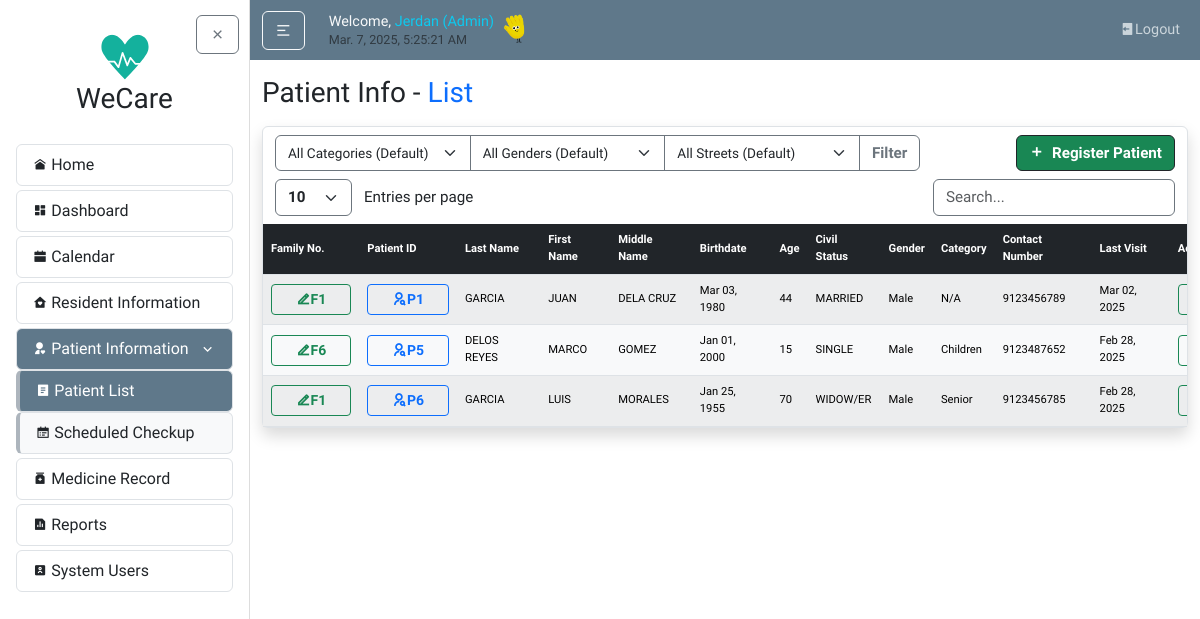
Page /patients/ (signed in) on the earlier database version.
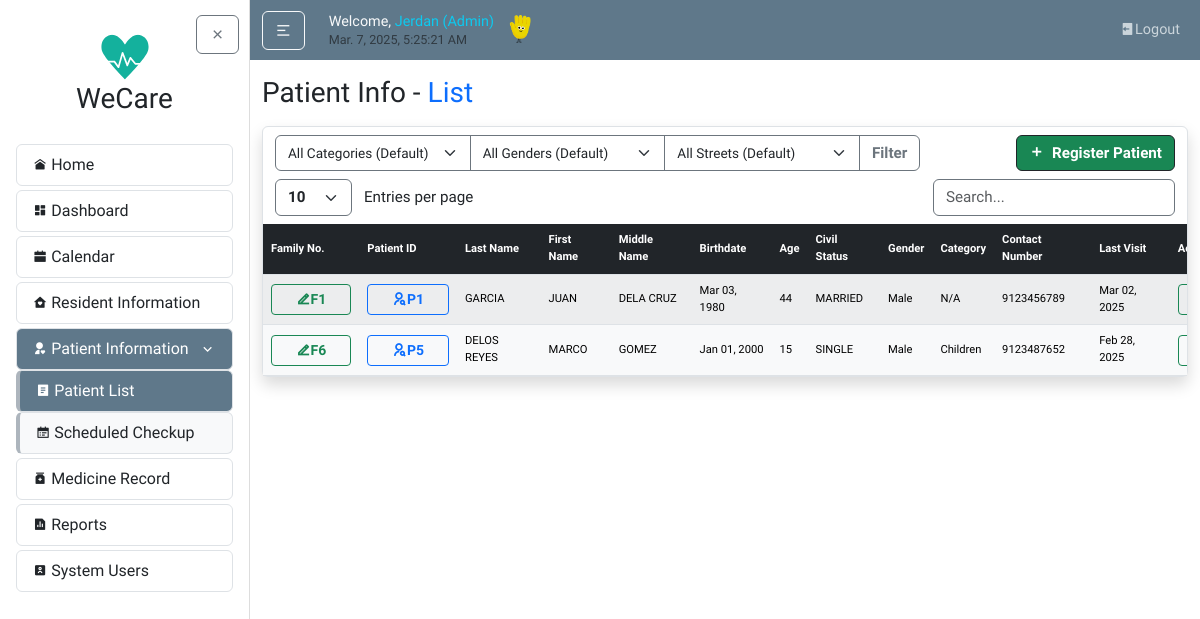
Same page on the later database version.
### users/models.py (models this page shows, shortened)
class UserProfile(models.Model):
    USER_TYPE_CHOICES = [
        ('BHW', 'Barangay Health Worker'),
        ('Doctor', 'Doctor'),
        ('Admin', 'Admin'),
    ]
    STATUS_CHOICES = [
        ('ACTIVE', 'Active'),
        ('INACTIVE', 'Inactive'),
    ]
    user = models.OneToOneField(User, on_delete=models.CASCADE)
    userrole = models.CharField(max_length=10, choices=USER_TYPE_CHOICES, default='BHW')
    status = models.CharField(max_length=8, choices=STATUS_CHOICES, default='ACTIVE')
    created_by = models.ForeignKey(User, related_name='created_user_profiles', on_delete=models.SET_NULL, null=True, blank=True)

### patientInfo/models.py (models this page shows, shortened)
class Patient(models.Model):
    patientID = models.CharField(max_length=10, unique=True, editable=False, default="P0")
    resident = models.OneToOneField(Resident, on_delete=models.CASCADE)
    @property
    def last_visit_date(self):
        latest_record = self.medical_records.order_by('-last_visited').first()
        return latest_record.last_visited if latest_record else None

class MedicalRecord(models.Model):
    patient = models.ForeignKey(Patient, on_delete=models.CASCADE, related_name="medical_records")
    concern = models.CharField(max_length=255)
    description = models.TextField(null=True, blank=True)
    last_visited = models.DateField()

### residentInfo/models.py (models this page shows, shortened)
class Resident(models.Model):
    id = models.CharField(max_length=10, primary_key=True, editable=False)
    family = models.ForeignKey(Family, on_delete=models.CASCADE, related_name='residents', null=True)
    last_name = models.CharField(max_length=100, default="--")
    first_name = models.CharField(max_length=100, default="--")
    middle_name = models.CharField(max_length=100, blank=True, null=True, default="--")
    relationship_to_head = models.CharField(max_length=50, default="--")
    birthdate = models.DateField(default=datetime.date(2000, 1, 1))
    age = models.PositiveIntegerField(default=0)
    civil_status = models.CharField(max_length=50, default="--")
    gender = models.CharField(max_length=20, choices=GENDER_CHOICES, default="Male")
    category = models.CharField(max_length=20, choices=CATEGORY_CHOICES, default='N/A')
    present_address = models.CharField(max_length=255, default="--")
    contact_number = models.CharField(max_length=20, default="--")
    date_updated = models.DateTimeField(auto_now=True)

class Family(models.Model):
    family_no = models.CharField(max_length=10, primary_key=True, editable=False)
    date_updated = models.DateTimeField(auto_now=True)

### patientInfo/views.py (the view)
# urls.py: path('', views.patient_list, name='patient-list'),
@login_required
def patient_list(request):
    category = request.GET.get('category', '')
    gender = request.GET.get('gender', '')
    street = request.GET.get('street', '')
    patients = Patient.objects.select_related('resident').all()
    if category:
        patients = patients.filter(resident__category=category)
    if gender:
        patients = patients.filter(resident__gender=gender)
    if street:
        patients = patients.filter(resident__present_address__icontains=street)
    patients = patients.order_by('patientID')
    return render(request, 'patientInfo/patient_list.html', {'patients': patients})

### patientInfo/templates/patientInfo/patient_list.html (shortened to what this page needs)
{% extends "home/layout.html" %}
{% load static %}
{% block body %}
<h3 class="mb-3">Patient Info - <span class="text-primary">List</span></h3>
<article class="content-section border rounded p-0 shadow">
    <div class="container">
      <div class="row mt-2">
        <div class="col-auto">
          <form method="get" action="">
            <div class="input-group">
                <select name="category" class="form-select border-secondary" style="cursor: pointer; vertical-align: middle; font-size: calc(0.7rem + 0.2vw);">
                  <option value="" {% if not request.GET.category %}selected{% endif %}>All Categories (Default)</option>
                </select>
                <select name="gender" class="form-select border-secondary" style="cursor: pointer; vertical-align: middle; font-size: calc(0.7rem + 0.2vw);">
                  <option value="" {% if not request.GET.gender %}selected{% endif %}>All Genders (Default)</option>
                </select>
                <select name="street" class="form-select border-secondary" style="cursor: pointer; vertical-align: middle; font-size: calc(0.7rem + 0.2vw);">
                  <option value="" {% if not request.GET.street %}selected{% endif %}>All Streets (Default)</option>
                </select>
                <button type="submit" class="btn btn-outline-secondary fw-bold" style="font-size: calc(0.8rem + 0.2vw);">Filter</button>
            </div>
          </form>
        </div>
        <div class="col-auto ms-auto">
          <a href="{% url 'patient-select' %}" class="btn btn-success info border-dark fw-bold d-flex align-items-center" style="font-size: calc(0.8rem + 0.2vw);">
            <i class="ri-add-fill" style="font-size: calc(0.6rem + 0.4vw);"></i>
            <span class="ms-2">Register Patient</span>
          </a>
        </div>
      </div>
      <div class="row mt-2">
        <div class="col-auto">
          <select id="customEntries" class="form-select d-inline w-auto border-secondary fw-bold" style="font-size: calc(0.8rem + 0.2vw); cursor: pointer; vertical-align: middle;">
            <option value="10">10</option>
          </select>
          <span class="d-inline ms-2" style="font-size: calc(0.8rem + 0.2vw); vertical-align: middle;">Entries per page</span>
        </div>
        <div class="col-auto ms-auto">
          <input type="text" id="searchBar" class="form-control d-inline w-auto border-secondary" placeholder="Search..." style="font-size: calc(0.8rem + 0.2vw); vertical-align: middle;">
        </div>
      </div>
    </div>
    <div class="table-responsive mt-2">
        <table id="dataTable" class="table table-light table-striped text-center m-0 projectTables">
        <thead class="table-dark">
          <tr>
            <th class="text-start">Family No.</th>
            <th class="text-start">Patient ID</th>
            <th class="text-start">Last Name</th>
            <th class="text-start">First Name</th>
            <th class="text-start">Middle Name</th>
            <th class="text-start">Birthdate</th>
            <th class="text-start">Age</th>
            <th class="text-start">Civil Status</th>
            <th class="text-start">Gender</th>
            <th class="text-start">Category</th>
            <th class="text-start">Contact Number</th>
            <th class="text-start">Last Visit</th>
            <th class="text-start">Action</th>
          </tr>
        </thead>
        <tbody>
            {% for patient in patients %}
            <tr>
                <td class="text-start">
                  <a href="{% url 'family-update' patient.resident.family.family_no %}"
                     class="btn btn-sm btn-outline-success fw-bold px-4">
                    <i class="ri-edit-2-line"></i>{{ patient.resident.family.family_no }}
                  </a>
                </td>
                <td class="text-start">
                  <a href="{% url 'patient-detail' patient.patientID %}" class="btn btn-sm btn-outline-primary fw-bold px-4">
                    <i class="ri-user-search-line"></i>{{ patient.patientID }}
                  </a>
                </td>
                <td class="text-start">{{ patient.resident.last_name }}</td>
                <td class="text-start">{{ patient.resident.first_name }}</td>
                <td class="text-start">{{ patient.resident.middle_name }}</td>
                <td class="text-start">{{ patient.resident.birthdate|date:"M d, Y" }}</td>
                <td class="text-start">{{ patient.resident.age }}</td>
                <td class="text-start">{{ patient.resident.civil_status }}</td>
                <td class="text-start">{{ patient.resident.gender }}</td>
                <td class="text-start">{{ patient.resident.category }}</td>
                <td class="text-start">{{ patient.resident.contact_number }}</td>
                <td class="text-start">
                  {% if patient.last_visit_date %}
                    {{ patient.last_visit_date|date:"M d, Y" }}
                  {% else %}
                    --
                  {% endif %}
                </td>
                <td>
                    <div class="d-flex">
                      <a href="{% url "patient-update" patient.patientID %}" class="btn btn-sm btn-outline-success fw-bold flex-fill me-1" title="Edit">
                      </a>
                    </div>
                </td>
            </tr>
            {% endfor %}
        </tbody>
        </table>
    </div>
</article>
{% endblock body %}

### home/templates/home/layout.html (shortened to what this page needs)
{% load static %}
<!DOCTYPE html>
<html lang="en">
<head>
  <link rel="stylesheet" type="text/css" href="{% static 'home/main.css' %}">
  <link href="https://cdn.jsdelivr.net/npm/bootstrap@5.3.3/dist/css/bootstrap.min.css" rel="stylesheet">
  <link rel="stylesheet" href="https://cdnjs.cloudflare.com/ajax/libs/remixicon/4.6.0/remixicon.css">
  <link rel="stylesheet" href="//cdn.datatables.net/2.2.2/css/dataTables.dataTables.min.css">
  <link rel="stylesheet" href="https://cdn.jsdelivr.net/npm/flatpickr/dist/flatpickr.min.css">
</head>
<body>
  {% include "home/sidebar.html" %}
    <div id="content-wrapper" class="flex-grow-1">
      <header class="site-header">
        <nav class="navbar navbar-expand-md navbar-dark bg-steel">
          <div class="container">
            <div class="navbar-nav align-items-xl-center">
              <button id="sidebarToggle" class="btn btn-outline-light me-3 my-auto">
                <i class="ri-menu-2-line"></i>
              </button>
            </div>
            <div class="ms-2 me-auto">
              <h5 class="d-flex align-items-end gap-1 mb-1">
                  <span class="text-light nav-font">
                      {% if user.is_authenticated %}Welcome, <span class="text-info">{{ request.user }} ({{ request.user.userprofile.userrole }})</span> <br>{% endif %}
                      <small id="clock" class="my-auto text-muted text-light"></small>
                  </span>
                  <span><img src="{% static 'home/images/hand.gif' %}" alt="" style="height: 2em; width: auto; vertical-align: middle;"></span>
              </h5>
            </div>
            <div class="navbar-nav ms-auto nav-font">
              {% if user.is_authenticated %}
                <a class="nav-item nav-link" href="{% url "logout" %}"><i class="ri-logout-box-fill "></i>Logout</a>
              {% endif %}
            </div>
          </div>
        </nav>
      </header>
      <main id="main-content" role="main" class="container mt-3">
          <div class="row">
            <div class="col">
              {% block body %}{% endblock %}
            </div>
          </div>
      </main>
    </div>
  </div>
</body>
</html>

### home/templates/home/sidebar.html
{% load static %}
  <div id="page-wrapper" class="d-flex" style="min-height: 100vh;">
    <div id="sidebar" class="sidebar active">
      <div class="p-3" style="position: relative;">
        <button id="sidebarClose" class="btn btn-outline-secondary m-0" style="position: absolute!important; top: 15px!important; right: 10px!important;">
          <i class="ri-close-line"></i>
        </button>
        <div class="sidebar-logo p-3 text-center">
          <a href="{% url "home" %}" class="nav-link">
              <img src="{% static 'home/images/WeCareLogo.svg' %}" alt="Logo" class="img-fluid logo-small">
              <h3 class="">WeCare</h3>
          </a>
        </div>
        <ul class="list-group my-1">
          <a href="{% url "home" %}" class="nav-link {% if request.path == '/' %}active{% endif %} rounded">
            <li class="list-group-item d-flex align-items-center menu-item">
              <i class="ri-home-9-fill me-1 menu-icons"></i>Home
            </li>
          </a>
        </ul>
        <ul class="list-group my-1">
            <a href="{% url "dashboard" %}" class="nav-link {% if '/dashboard/' in request.path %}active{% endif %} rounded">
              <li class="list-group-item d-flex align-items-center menu-item">
                <i class="ri-dashboard-fill me-1 menu-icons"></i>Dashboard
              </li>
            </a>
        </ul>
        <ul class="list-group my-1">
          <a href="{% url "checkup-calendar" %}" class="nav-link {% if '/checkup-calendar/' in request.path %}active{% endif %} rounded">
            <li class="list-group-item d-flex align-items-center menu-item">
              <i class="ri-calendar-fill me-1 menu-icons"></i>Calendar
            </li>
          </a>
        </ul>
        <ul class="list-group my-1">
          <a href="{% url "resident-list" %}" class="nav-link {% if '/residents/' in request.path %}active{% endif %} rounded">
            <li class="list-group-item d-flex align-items-center menu-item">
              <i class="ri-home-heart-fill me-1 menu-icons"></i>Resident Information
            </li>
          </a>
        </ul>
        <ul class="list-group my-1">
            <a class="nav-link rounded patient-nav-toggle {% if '/patients/' in request.path or '/scheduled-checkup/' in request.path %}active{% endif %}" href="#" id="patientToggle">
            <li class="list-group-item d-flex align-items-center menu-item">
              <i class="ri-user-heart-fill me-1 menu-icons"></i>
              <span>Patient Information</span>
              <i class="ri-arrow-down-s-line ms-auto"></i>
            </li>
            </a>
            <div class="collapse {% if '/patients/' in request.path or '/scheduled-checkup/' in request.path %}show{% endif %}" id="patientDropdown">
            <a href="{% url "patient-list" %}" class="nav-link rounded patient-nav-item {% if '/patients/' in request.path %}active{% endif %}">
              <li class="list-group-item d-flex align-items-center menu-item">
              <i class="ri-file-list-2-fill me-1 menu-icons"></i>
                Patient List
              </li>
            </a>
            <a href="{% url "scheduled-checkup-list" %}" class="nav-link {% if '/scheduled-checkup/' in request.path %}active{% endif %} rounded patient-nav-item">
              <li class="list-group-item d-flex align-items-center menu-item">
              <i class="ri-calendar-todo-fill me-1 menu-icons"></i>
              Scheduled Checkup
              </li>
            </a>
            </div>
        </ul>
        <ul class="list-group my-1">
          <a href="{% url "medicine-list" %}" class="nav-link rounded {% if '/medicines/' in request.path %}active{% endif %}">
            <li class="list-group-item d-flex align-items-center menu-item">
            <i class="ri-medicine-bottle-fill me-1 menu-icons"></i>
              Medicine Record
            </li>
          </a>
        </ul>
        <ul class="list-group my-1">
          <a href="#" class="nav-link rounded">
            <li class="list-group-item d-flex align-items-center menu-item">
              <i class="ri-file-chart-fill me-1 menu-icons"></i>Reports
            </li>
          </a>
        </ul>
        <ul class="list-group my-1">
          <a href="{% url "account-list" %}" class="nav-link {% if '/users/' in request.path %}active{% endif %} rounded">
            <li class="list-group-item d-flex align-items-center menu-item">
              <i class="ri-account-box-2-fill me-1 menu-icons"></i>System Users
            </li>
          </a>
        </ul>
      </div>
    </div>

### home/templates/home/deletePopUp.html (shortened to what this page needs)
{% load static %}

Differences in the rows shown:
removed Patient: resident.family.family_no "F1", patientID "P6", resident.last_name "GARCIA", resident.first_name "LUIS", resident.middle_name "MORALES", resident.birthdate "Jan 25, 1955", resident.age "70", resident.civil_status "WIDOW/ER", resident.gender "Male", resident.category "Senior", resident.contact_number "9123456785", last_visit_date "Feb 28, 2025"
